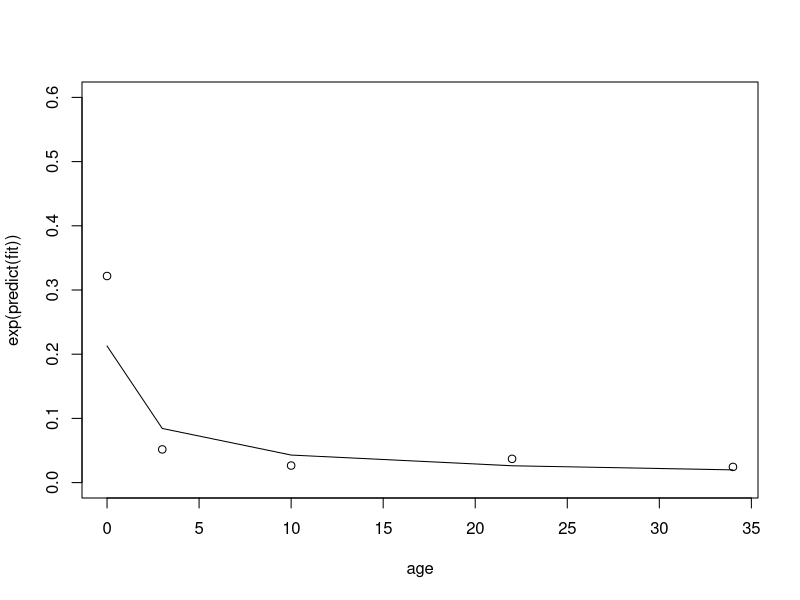
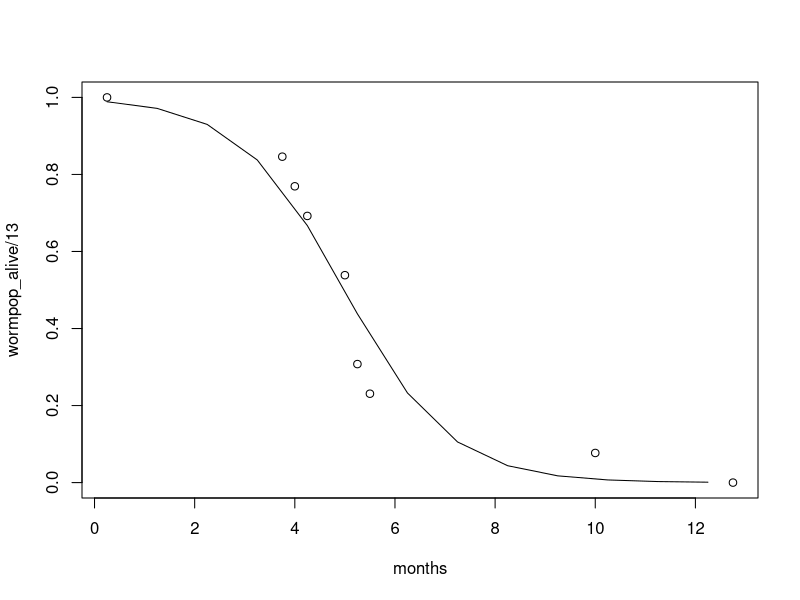

These figures' R source, in order:
## Estimating raccoon age-survival curve
library(nlme)

# Fitting data from parameters document
age = c(0, 3, 10, 22, 34) # Months
death_prob_data = c(1 - (.52^(1/7))^4, 1 - .88^(1/3),
            1 - .92^(1/5), 1 - 0.72^(1 / 12), 1 -  0.84^(1 / 12))

y = death_prob_data + 0.01  # Random death rate is 0.01
fit = lm(log(y) ~ log(age + 1))
plot(age, exp(predict(fit)), type='l', ylim=c(0, 0.6))
points(age, y)
summary(fit)

# Check this with nlme functions to see if we can get a better looking fit...
# Something other than exponential.

#the fit looks a lot better if the first point is turned into two (identical y value) points,
#that seems really sketchy
#age = c(0,1, 3, 10, 22, 34) # Months
#death_prob_data = c(1 - (.52^(1/7))^4, .3118 , 1 - .88^(1/3),
           # 1 - .92^(1/5), 1 - 0.72^(1 / 12), 1 -  0.84^(1 / 12))

## estimating parasite age-survival curve
#data from Olsen 1958
weeks <- c(1,15,16,17,20,21,22,40,51)
wormpop_alive <- c(13,11,10,9,7,4,3,1,0)
wormpop_dead <- 13 - wormpop_alive
months <- weeks / 4

# Fit a Binomial GLM
fit1 = glm(cbind(wormpop_alive, wormpop_dead) ~ months, family=binomial)
summary(fit1)

# Coefficients:
#             Estimate Std. Error z value Pr(>|z|)
# (Intercept)   4.7104     1.2854   3.665 0.000248 ***
# months       -0.9446     0.2693  -3.507 0.000452 ***

# Check how our model is doing against the data
plot(months, wormpop_alive / 13)
newdata=data.frame(months=min(months):max(months))
lines(newdata$months, predict(fit1, newdata=newdata, type="response"))
